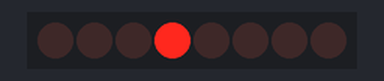
The program below on a simulated Raspberry Pi (BCM pin numbers). Shown: 8 shift-register outputs drawn as a row of LEDs (first output left, lit = HIGH).

Above: at 0.5 s.
At 1.5 s:
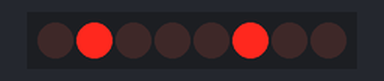
At 2.5 s:
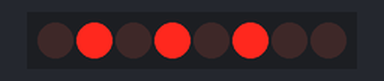
At 3.5 s:
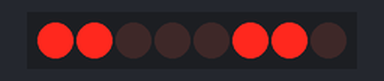
At 4.5 s:
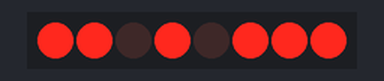
At 6.5 s:
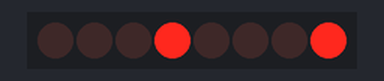
Timing chart, 0 to 7.8 s (numbered marks = the images above):
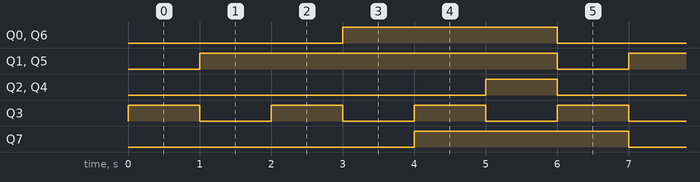

Measured:
- by itself, Q0, Q6, Q7: alternates HIGH for 3.0 s and LOW for 3.0 s
- by itself, Q1, Q5: alternates HIGH for 5.0 s and LOW for 1.0 s
- by itself, Q2, Q4: alternates HIGH for 1.0 s and LOW for 5.0 s
- by itself, Q3: alternates HIGH for 1.0 s and LOW for 1.0 s

The program:

bb2-03-02-dice.py
```python
import RPi.GPIO as GPIO
from time import sleep

def sendLEDdata(data, ser, rclk, srclk):
    n = len(data)

    GPIO.output(rclk, GPIO.LOW)
    GPIO.output(srclk, GPIO.LOW)

    for i in range(n):
        if data[i] == 1:
            GPIO.output(ser, GPIO.HIGH)
        else:
            GPIO.output(ser, GPIO.LOW)

        GPIO.output(srclk, GPIO.HIGH)
        GPIO.output(srclk, GPIO.LOW)

    GPIO.output(rclk, GPIO.HIGH)
    GPIO.output(rclk, GPIO.LOW)

SER = 25
RCLK = 24
SRCLK = 23

GPIO.setmode(GPIO.BCM)
GPIO.setup(SER, GPIO.OUT)
GPIO.setup(RCLK, GPIO.OUT)
GPIO.setup(SRCLK, GPIO.OUT)

LEDdata1 = [0,  0,
            0,1,0,
            0,  0]
LEDdata2 = [0,  1,
            0,0,0,
            1,  0]
LEDdata3 = [0,  1,
            0,1,0,
            1,  0]
LEDdata4 = [1,  1,
            0,0,0,
            1,  1]
LEDdata5 = [1,  1,
            0,1,0,
            1,  1]
LEDdata6 = [1,  1,
            1,0,1,
            1,  1]

try:
    while True:
        sendLEDdata(LEDdata1, SER, RCLK, SRCLK)
        sleep(1)
        sendLEDdata(LEDdata2, SER, RCLK, SRCLK)
        sleep(1)
        sendLEDdata(LEDdata3, SER, RCLK, SRCLK)
        sleep(1)
        sendLEDdata(LEDdata4, SER, RCLK, SRCLK)
        sleep(1)
        sendLEDdata(LEDdata5, SER, RCLK, SRCLK)
        sleep(1)
        sendLEDdata(LEDdata6, SER, RCLK, SRCLK)
        sleep(1)

except KeyboardInterrupt:
    pass

GPIO.cleanup()
```
